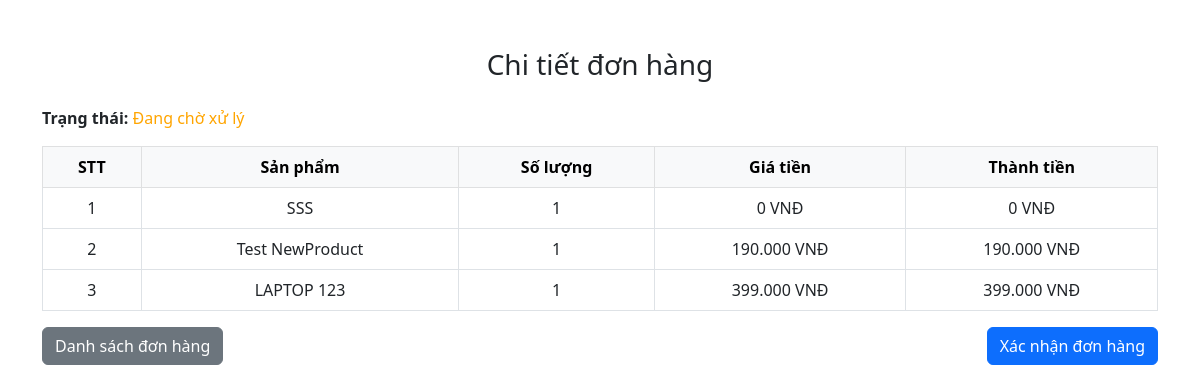
Page /admin/fe/order_detail.php?id=6 on the committed database.
### tables this page shows
CREATE TABLE `t_order_details` (
  `id` int(11) NOT NULL,
  `orderId` int(11) NOT NULL,
  `productId` int(11) NOT NULL,
  `quantity` int(11) NOT NULL,
  `price` int(11) NOT NULL,
  `totalPrice` bigint(20) NOT NULL
);

CREATE TABLE `t_product` (
  `id` int(11) NOT NULL,
  `name` varchar(100) DEFAULT NULL,
  `ram` tinyint(4) DEFAULT NULL,
  `ssd` tinyint(4) DEFAULT NULL,
  `hdd` tinyint(4) DEFAULT NULL,
  `weight` float DEFAULT NULL,
  `screen` float DEFAULT NULL,
  `cpu` varchar(30) DEFAULT NULL,
  `isDiscount` tinyint(1) DEFAULT NULL,
  `price` int(11) DEFAULT NULL,
  `image` varchar(255) DEFAULT NULL,
  `description` text DEFAULT NULL,
  `info` text DEFAULT NULL,
  `quantity` int(11) DEFAULT NULL,
  `brandId` int(11) DEFAULT NULL,
  `typeId` int(11) DEFAULT NULL,
  `sold` int(11) DEFAULT NULL,
  `percent` int(11) DEFAULT NULL,
  `newPrice` int(11) DEFAULT NULL
);

### db/connect.php (called while the page is built, shortened)
<?php
class Database {
    private $host = 'localhost';
    private $db_name = 'db_laptop';
    private $username = 'root';
    private $password = '';
    protected $conn;
    private function connect() {
        $this->conn = null;
        try {
            $this->conn = new PDO("mysql:host={$this->host};dbname={$this->db_name}", $this->username, $this->password);
            $this->conn->setAttribute(PDO::ATTR_ERRMODE, PDO::ERRMODE_EXCEPTION);
        } catch (PDOException $e) {
            echo "Connection error: " . $e->getMessage();
        }
    }
    public function getOne($table, $id) {
        $sql = "SELECT * FROM $table WHERE id = :id";
        $stmt = $this->conn->prepare($sql);
        $stmt->bindParam(':id', $id);
        $stmt->execute();
        return $stmt->fetch(PDO::FETCH_ASSOC);
    }
}
?>

### config/config.php (called while the page is built)
<?php
$config = [
    'HOST' => 'http://localhost/',
    'PROJECT_NAME' => 'Laptop Store',
    'ROOT_FOLDER' => 'TMPWEB'
];
$config['BASE_URL'] = $config['HOST'] . $config['ROOT_FOLDER'];
return $config;

### admin/fe/order_detail.php (the view, shortened to what this page needs)
<?php
require_once dirname(dirname(__DIR__)) . '/db/connect.php';
require_once dirname(dirname(__DIR__)) . '/db/order.php';
$config = require_once dirname(dirname(__DIR__)) . '/config/config.php';
$db = new Database();
$orderDb = new Order();
$id = $_GET['id'] ?? null;
$order = $db->getOne('t_orders', $id);
$orderDetails = $orderDb->findOrderDetailsByOrderId($id);
?>
<!DOCTYPE html>
<html lang="vi">
<head>
    <link href="https://cdn.jsdelivr.net/npm/bootstrap@5.3.0/dist/css/bootstrap.min.css" rel="stylesheet">
</head>
<body>
    <div class="container mt-5">
        <h3 class="text-center mb-4">Chi tiết đơn hàng</h3>
        <div class="mb-3">
            <p><strong>Trạng thái:</strong>
                <?php echo ($orderDb->formatOrderStatus($order['status'])); ?></p>
        </div>
        <table class="table table-bordered text-center">
            <thead class="table-light">
                <tr>
                    <th>STT</th>
                    <th>Sản phẩm</th>
                    <th>Số lượng</th>
                    <th>Giá tiền</th>
                    <th>Thành tiền</th>
                </tr>
            </thead>
            <tbody>
                <?php if ($orderDetails) { ?>
                    <?php $i = 1;
                    foreach ($orderDetails as $orderDetail): ?>
                        <tr>
                            <td><?php echo $i; ?></td>
                            <td><?php echo htmlspecialchars($orderDetail['productName']); ?></td>
                            <td><?php echo $orderDetail['quantity']; ?></td>
                            <td><?php echo number_format($orderDetail['price'], 0, ',', '.'); ?> VNĐ</td>
                            <td><?php echo number_format($orderDetail['totalPrice'], 0, ',', '.'); ?> VNĐ</td>
                        </tr>
                    <?php $i++;
                    endforeach; ?>
                <?php } else { ?>
                    <tr>
                        <td colspan="5">Không có chi tiết đơn hàng</td>
                    </tr>
                <?php } ?>
            </tbody>
        </table>
        <div class="d-flex justify-content-between">
            <a href="<?php echo $config['BASE_URL'] . '/admin/index.php?page=orders'; ?>" class="btn btn-secondary">Danh
                sách đơn hàng</a>
            <div>
                <?php if ($order['status'] != 'processing' && $order['status'] != 'completed') { ?>
                    <a href="be/order.php?orderId=<?php echo $id; ?>&action=processing" class="btn btn-primary">Xác nhận đơn
                        hàng</a>
                <?php } ?>
            </div>
        </div>
    </div>
</body>
</html>

### rows in the picture
t_order_details: productId.name "SSS", quantity "1", price "0", totalPrice "0"
t_order_details: productId.name "Test NewProduct", quantity "1", price "190.000", totalPrice "190.000"
t_order_details: productId.name "LAPTOP 123", quantity "1", price "399.000", totalPrice "399.000"
